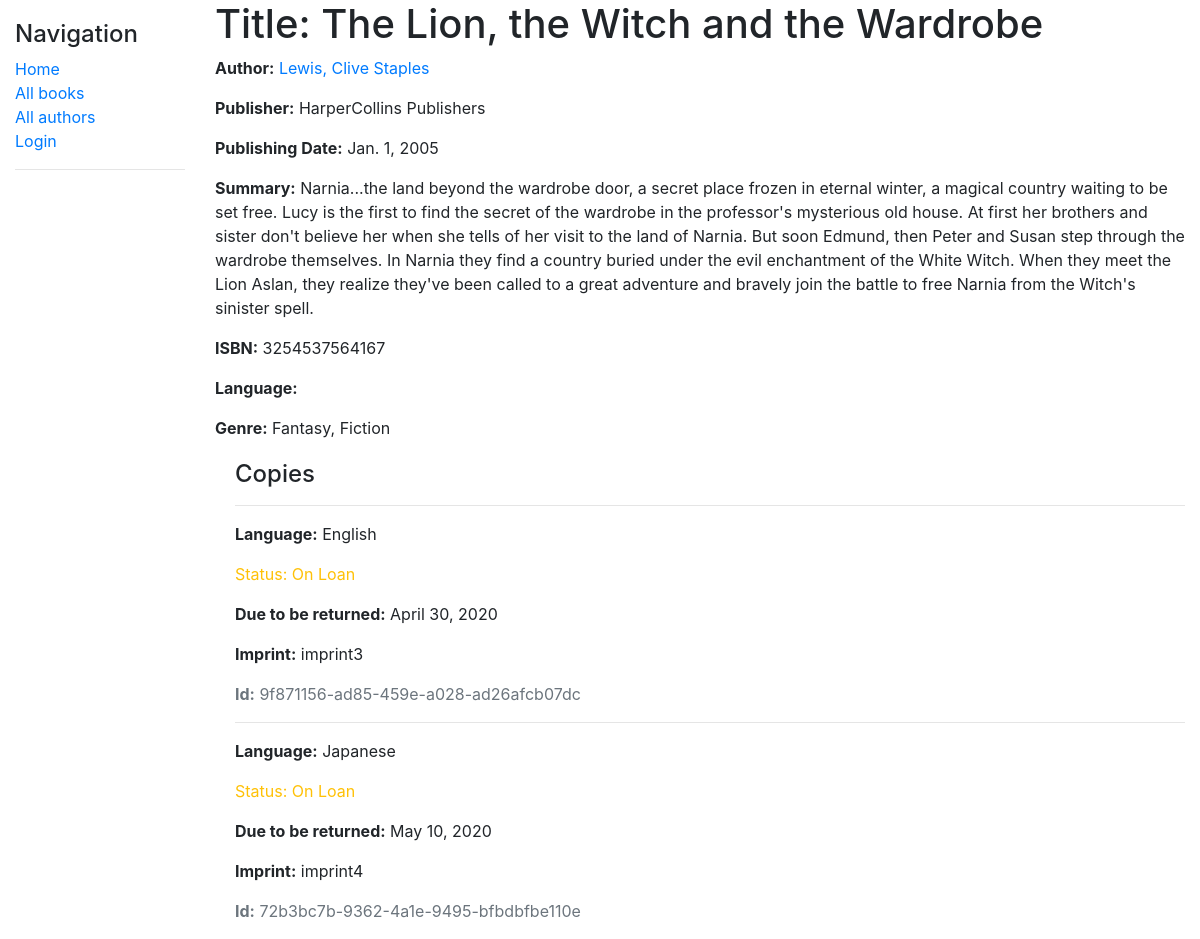
/catalog/book/1, run on the app's committed database.
### catalog/models.py (models this page shows, shortened)
class Book(models.Model):
	title = models.CharField(max_length=200)
	author = models.ForeignKey('Author', on_delete = models.SET_NULL, null= True)
	publisher = models.CharField(max_length = 50, null = True)
	publication_year = models.DateField(blank = True, null = True)
	summary = models.TextField(max_length = 1000, help_text = 'Enter a brief description of the book')
	isbn = models.CharField('ISBN', max_length = 13, help_text = 'Select a genre for this book')
	genre = models.ManyToManyField(Genre, help_text = 'Select a Genre for this book')

class Author(models.Model):
	first_name = models.CharField(max_length = 100)
	last_name = models.CharField(max_length = 100)
	date_of_birth = models.DateField(null = True, blank = True)
	date_of_death = models.DateField('Died', null = True, blank = True)
	class Meta:
		ordering = ['last_name', 'first_name']
	def __str__(self):
		return f'{self.last_name}, {self.first_name}'
	def get_absolute_url(self):
		return reverse('author-detail', args = [str(self.id)])

class Genre(models.Model):
	name = models.CharField(max_length=200, help_text = 'Enter a book genre(e.g. Science Fiction)')
	def __str__(self):
		return self.name

class BookInstance(models.Model):
	id = models.UUIDField(primary_key = True, default = uuid.uuid4, help_text = 'Unique ID')
	book = models.ForeignKey('Book', on_delete = models.SET_NULL, null = True)
	imprint = models.CharField(max_length = 200)
	due_back = models.DateField(null=True, blank = True)
	language = models.ManyToManyField(Language, help_text = 'Select a language for this book instance')
	borrower = models.ForeignKey(User, on_delete=models.SET_NULL, null=True, blank=True)
	LOAN_STATUS = (
		('m', 'Maintenance'),
		('o', 'On Loan'),
		('a', 'Available'),
		('r', 'Reserved'),
	)
	status = models.CharField(
		max_length = 1,
		choices = LOAN_STATUS,
		blank = True,
		default = 'm',
		help_text = 'Book Availability',
	)
	class Meta:
		ordering = ['due_back']
		permissions = (("can_mark_returned", "Set book as returned"),)
	def book_language(self):
		return "\n".join([str(p) for p in self.language.all()])

class Language(models.Model):
	name = models.CharField(max_length = 100)
	def __str__(self):
		return f'{self.name}'

### catalog/views.py (the view)
# urls.py: path('book/<int:pk>', views.BookDetailView.as_view(), name='book-detail'),
class BookDetailView(generic.DetailView):
    model = Book

### catalog/templates/catalog/book_detail.html
{% extends "base_generic.html" %}
{% block content %}
  <h1>Title: {{ book.title }}</h1>
  <p><strong>Author:</strong> <a href="{{book.author.get_absolute_url}}">{{ book.author }}</a></p>
  <p><strong>Publisher:</strong> {{ book.publisher }}</p>
  <p><strong>Publishing Date:</strong> {{ book.publication_year }}</p>
  <p><strong>Summary:</strong> {{ book.summary }}</p>
  <p><strong>ISBN:</strong> {{ book.isbn }}</p>
  <p><strong>Language:</strong> {{ book.language }}</p>
  <p><strong>Genre:</strong> {{ book.genre.all|join:", " }}</p>
  <div style="margin-left:20px;margin-top:20px">
    <h4>Copies</h4>
    {% for copy in book.bookinstance_set.all %}
      <hr>
      <p><strong>Language:</strong> {{ copy.book_language }}</p>
      <p class="{% if copy.status == 'a' %}text-success{% elif copy.status == 'm' %}text-danger{% else %}text-warning{% endif %}">
        Status: {{ copy.get_status_display }}
      </p>
      {% if copy.status != 'a' %}
        <p><strong>Due to be returned:</strong> {{ copy.due_back }}</p>
      {% endif %}
      <p><strong>Imprint:</strong> {{ copy.imprint }}</p>
      <p class="text-muted"><strong>Id:</strong> {{ copy.id }}</p>
    {% endfor %}
  </div>
{% endblock %}

### data on the page
Book: title "The Lion, the Witch and the Wardrobe", author "Lewis, Clive Staples", publisher "HarperCollins Publishers", publication_year "Jan. 1, 2005", summary "Narnia...the land beyond the wardrobe door, a secret place frozen in eternal winter, a magical country waiting to be set free. Lucy is the first to find the secret of the wardrobe in the professor's mysterious old house. At first her brothers and sister don't believe her when she tells of her visit to the land of Narnia. But soon Edmund, then Peter and Susan step through the wardrobe themselves. In Narnia they find a country buried under the evil enchantment of the White Witch. When they meet the Lion Aslan, they realize they've been called to a great adventure and bravely join the battle to free Narnia from the Witch's sinister spell.", isbn "3254537564167", genre.all "Fantasy, Fiction"
BookInstance: book_language "English", status "On Loan", due_back "April 30, 2020", imprint "imprint3", id "9f871156-ad85-459e-a028-ad26afcb07dc"
BookInstance: book_language "Japanese", status "On Loan", due_back "May 10, 2020", imprint "imprint4", id "72b3bc7b-9362-4a1e-9495-bfbdbfbe110e"
